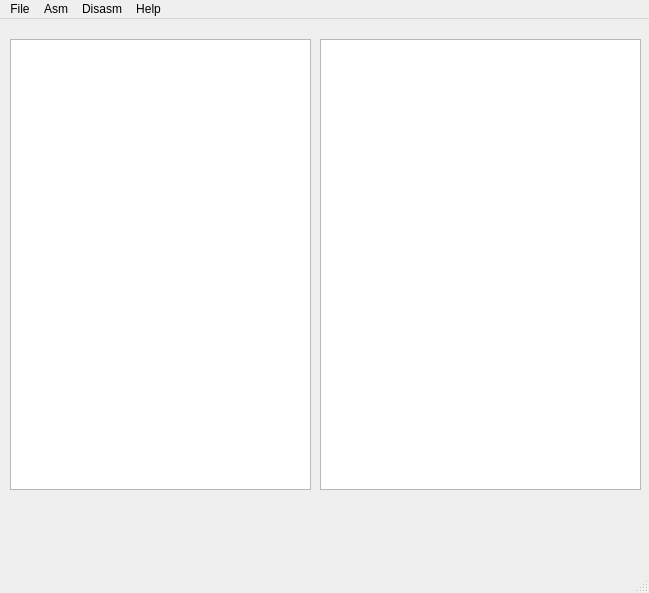
<?xml version="1.0" encoding="UTF-8"?>
<ui version="4.0">
 <class>MainWindow</class>
 <widget class="QMainWindow" name="MainWindow">
  <property name="geometry">
   <rect>
    <x>0</x>
    <y>0</y>
    <width>649</width>
    <height>593</height>
   </rect>
  </property>
  <property name="windowTitle">
   <string>MainWindow</string>
  </property>
  <widget class="QWidget" name="centralWidget">
   <widget class="QTextEdit" name="textEdit">
    <property name="geometry">
     <rect>
      <x>10</x>
      <y>20</y>
      <width>301</width>
      <height>451</height>
     </rect>
    </property>
   </widget>
   <widget class="QTextEdit" name="assemblyText">
    <property name="geometry">
     <rect>
      <x>320</x>
      <y>20</y>
      <width>321</width>
      <height>451</height>
     </rect>
    </property>
   </widget>
  </widget>
  <widget class="QStatusBar" name="statusBar"/>
  <widget class="QMenuBar" name="menuBar">
   <property name="geometry">
    <rect>
     <x>0</x>
     <y>0</y>
     <width>649</width>
     <height>26</height>
    </rect>
   </property>
   <widget class="QMenu" name="menuFile">
    <property name="title">
     <string>File</string>
    </property>
    <addaction name="actionNew"/>
    <addaction name="actionOpen"/>
    <addaction name="actionSave"/>
   </widget>
   <widget class="QMenu" name="menuAsm">
    <property name="title">
     <string>Asm</string>
    </property>
    <addaction name="actionCompile"/>
    <addaction name="actionGenerate_bin"/>
    <addaction name="actionGenerate_coe"/>
   </widget>
   <widget class="QMenu" name="menuFont">
    <property name="title">
     <string>Disasm</string>
    </property>
    <addaction name="actionDiscompile_2"/>
    <addaction name="actionLoad_coe"/>
    <addaction name="actionLoad_bin"/>
   </widget>
   <widget class="QMenu" name="menuHelp">
    <property name="title">
     <string>Help</string>
    </property>
    <addaction name="actionAbout"/>
   </widget>
   <addaction name="menuFile"/>
   <addaction name="menuAsm"/>
   <addaction name="menuFont"/>
   <addaction name="menuHelp"/>
  </widget>
  <action name="actionNew">
   <property name="text">
    <string>New</string>
   </property>
  </action>
  <action name="actionOpen">
   <property name="text">
    <string>Open</string>
   </property>
  </action>
  <action name="actionSave">
   <property name="text">
    <string>Save</string>
   </property>
  </action>
  <action name="actionCompile">
   <property name="text">
    <string>Compile</string>
   </property>
  </action>
  <action name="actionDiscompile">
   <property name="text">
    <string>Discompile</string>
   </property>
  </action>
  <action name="actionFont_Size">
   <property name="text">
    <string>Font Size</string>
   </property>
  </action>
  <action name="actionFont_Color">
   <property name="text">
    <string>Font Color</string>
   </property>
  </action>
  <action name="actionChange_Color">
   <property name="text">
    <string>Change Color</string>
   </property>
  </action>
  <action name="actionCopy">
   <property name="text">
    <string>Copy</string>
   </property>
  </action>
  <action name="actionPaste">
   <property name="text">
    <string>Paste</string>
   </property>
  </action>
  <action name="actionClose">
   <property name="text">
    <string>Close</string>
   </property>
  </action>
  <action name="actionDiscompile_2">
   <property name="text">
    <string>Discompile</string>
   </property>
  </action>
  <action name="actionAbout">
   <property name="text">
    <string>About</string>
   </property>
  </action>
  <action name="actionGenerate_bin">
   <property name="text">
    <string>Generate bin</string>
   </property>
  </action>
  <action name="actionGenerate_coe">
   <property name="text">
    <string>Generate coe</string>
   </property>
  </action>
  <action name="actionLoad_coe">
   <property name="text">
    <string>Load coe</string>
   </property>
  </action>
  <action name="actionLoad_bin">
   <property name="text">
    <string>Load bin</string>
   </property>
  </action>
 </widget>
 <layoutdefault spacing="6" margin="11"/>
 <resources/>
 <connections/>
</ui>
